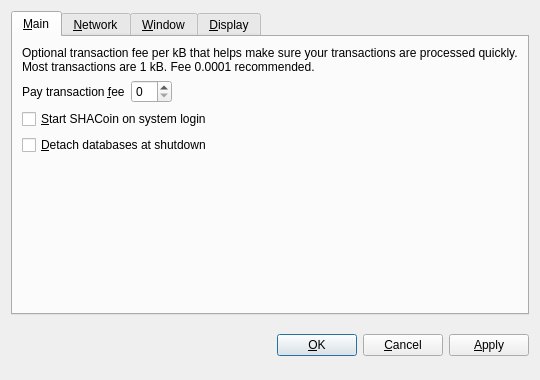
<?xml version="1.0" encoding="UTF-8"?>
<ui version="4.0">
 <class>OptionsDialog</class>
 <widget class="QDialog" name="OptionsDialog">
  <property name="geometry">
   <rect>
    <x>0</x>
    <y>0</y>
    <width>540</width>
    <height>380</height>
   </rect>
  </property>
  <property name="windowTitle">
   <string>Options</string>
  </property>
  <property name="modal">
   <bool>true</bool>
  </property>
  <layout class="QVBoxLayout" name="verticalLayout">
   <item>
    <widget class="QTabWidget" name="tabWidget">
     <property name="tabPosition">
      <enum>QTabWidget::North</enum>
     </property>
     <property name="currentIndex">
      <number>0</number>
     </property>
     <widget class="QWidget" name="tabMain">
      <attribute name="title">
       <string>&amp;Main</string>
      </attribute>
      <layout class="QVBoxLayout" name="verticalLayout_Main">
       <item>
        <widget class="QLabel" name="transactionFeeInfoLabel">
         <property name="text">
          <string>Optional transaction fee per kB that helps make sure your transactions are processed quickly. Most transactions are 1 kB. Fee 0.0001 recommended.</string>
         </property>
         <property name="textFormat">
          <enum>Qt::PlainText</enum>
         </property>
         <property name="wordWrap">
          <bool>true</bool>
         </property>
        </widget>
       </item>
       <item>
        <layout class="QHBoxLayout" name="horizontalLayout_Main">
         <item>
          <widget class="QLabel" name="transactionFeeLabel">
           <property name="text">
            <string>Pay transaction &amp;fee</string>
           </property>
           <property name="textFormat">
            <enum>Qt::PlainText</enum>
           </property>
           <property name="buddy">
            <cstring>transactionFee</cstring>
           </property>
          </widget>
         </item>
         <item>
          <widget class="SHACoinAmountField" name="transactionFee"/>
         </item>
         <item>
          <spacer name="horizontalSpacer_Main">
           <property name="orientation">
            <enum>Qt::Horizontal</enum>
           </property>
           <property name="sizeHint" stdset="0">
            <size>
             <width>40</width>
             <height>20</height>
            </size>
           </property>
          </spacer>
         </item>
        </layout>
       </item>
       <item>
        <widget class="QCheckBox" name="SHACoinAtStartup">
         <property name="toolTip">
          <string>Automatically start SHACoin after logging in to the system.</string>
         </property>
         <property name="text">
          <string>&amp;Start SHACoin on system login</string>
         </property>
        </widget>
       </item>
       <item>
        <widget class="QCheckBox" name="detachDatabases">
         <property name="toolTip">
          <string>Detach block and address databases at shutdown. This means they can be moved to another data directory, but it slows down shutdown. The wallet is always detached.</string>
         </property>
         <property name="text">
          <string>&amp;Detach databases at shutdown</string>
         </property>
        </widget>
       </item>
       <item>
        <spacer name="verticalSpacer_Main">
         <property name="orientation">
          <enum>Qt::Vertical</enum>
         </property>
         <property name="sizeHint" stdset="0">
          <size>
           <width>20</width>
           <height>40</height>
          </size>
         </property>
        </spacer>
       </item>
      </layout>
     </widget>
     <widget class="QWidget" name="tabNetwork">
      <attribute name="title">
       <string>&amp;Network</string>
      </attribute>
      <layout class="QVBoxLayout" name="verticalLayout_Network">
       <item>
        <widget class="QCheckBox" name="mapPortUpnp">
         <property name="toolTip">
          <string>Automatically open the SHACoin client port on the router. This only works when your router supports UPnP and it is enabled.</string>
         </property>
         <property name="text">
          <string>Map port using &amp;UPnP</string>
         </property>
        </widget>
       </item>
       <item>
        <widget class="QCheckBox" name="connectSocks">
         <property name="toolTip">
          <string>Connect to the SHACoin network through a SOCKS proxy (e.g. when connecting through Tor).</string>
         </property>
         <property name="text">
          <string>&amp;Connect through SOCKS proxy:</string>
         </property>
        </widget>
       </item>
       <item>
        <layout class="QHBoxLayout" name="horizontalLayout_Network">
         <item>
          <widget class="QLabel" name="proxyIpLabel">
           <property name="text">
            <string>Proxy &amp;IP:</string>
           </property>
           <property name="textFormat">
            <enum>Qt::PlainText</enum>
           </property>
           <property name="buddy">
            <cstring>proxyIp</cstring>
           </property>
          </widget>
         </item>
         <item>
          <widget class="QValidatedLineEdit" name="proxyIp" native="true">
           <property name="maximumSize">
            <size>
             <width>140</width>
             <height>16777215</height>
            </size>
           </property>
           <property name="toolTip">
            <string>IP address of the proxy (e.g. 127.0.0.1)</string>
           </property>
          </widget>
         </item>
         <item>
          <widget class="QLabel" name="proxyPortLabel">
           <property name="text">
            <string>&amp;Port:</string>
           </property>
           <property name="textFormat">
            <enum>Qt::PlainText</enum>
           </property>
           <property name="buddy">
            <cstring>proxyPort</cstring>
           </property>
          </widget>
         </item>
         <item>
          <widget class="QLineEdit" name="proxyPort">
           <property name="maximumSize">
            <size>
             <width>55</width>
             <height>16777215</height>
            </size>
           </property>
           <property name="toolTip">
            <string>Port of the proxy (e.g. 9050)</string>
           </property>
          </widget>
         </item>
         <item>
          <widget class="QLabel" name="socksVersionLabel">
           <property name="text">
            <string>SOCKS &amp;Version:</string>
           </property>
           <property name="textFormat">
            <enum>Qt::PlainText</enum>
           </property>
           <property name="buddy">
            <cstring>socksVersion</cstring>
           </property>
          </widget>
         </item>
         <item>
          <widget class="QValueComboBox" name="socksVersion">
           <property name="toolTip">
            <string>SOCKS version of the proxy (e.g. 5)</string>
           </property>
          </widget>
         </item>
         <item>
          <spacer name="horizontalSpacer_Network">
           <property name="orientation">
            <enum>Qt::Horizontal</enum>
           </property>
           <property name="sizeHint" stdset="0">
            <size>
             <width>40</width>
             <height>20</height>
            </size>
           </property>
          </spacer>
         </item>
        </layout>
       </item>
       <item>
        <spacer name="verticalSpacer_Network">
         <property name="orientation">
          <enum>Qt::Vertical</enum>
         </property>
         <property name="sizeHint" stdset="0">
          <size>
           <width>20</width>
           <height>40</height>
          </size>
         </property>
        </spacer>
       </item>
      </layout>
     </widget>
     <widget class="QWidget" name="tabWindow">
      <attribute name="title">
       <string>&amp;Window</string>
      </attribute>
      <layout class="QVBoxLayout" name="verticalLayout_Window">
       <item>
        <widget class="QCheckBox" name="minimizeToTray">
         <property name="toolTip">
          <string>Show only a tray icon after minimizing the window.</string>
         </property>
         <property name="text">
          <string>&amp;Minimize to the tray instead of the taskbar</string>
         </property>
        </widget>
       </item>
       <item>
        <widget class="QCheckBox" name="minimizeOnClose">
         <property name="toolTip">
          <string>Minimize instead of exit the application when the window is closed. When this option is enabled, the application will be closed only after selecting Quit in the menu.</string>
         </property>
         <property name="text">
          <string>M&amp;inimize on close</string>
         </property>
        </widget>
       </item>
       <item>
        <spacer name="verticalSpacer_Window">
         <property name="orientation">
          <enum>Qt::Vertical</enum>
         </property>
         <property name="sizeHint" stdset="0">
          <size>
           <width>20</width>
           <height>40</height>
          </size>
         </property>
        </spacer>
       </item>
      </layout>
     </widget>
     <widget class="QWidget" name="tabDisplay">
      <attribute name="title">
       <string>&amp;Display</string>
      </attribute>
      <layout class="QVBoxLayout" name="verticalLayout_Display">
       <item>
        <layout class="QHBoxLayout" name="horizontalLayout_1_Display">
         <item>
          <widget class="QLabel" name="langLabel">
           <property name="text">
            <string>User Interface &amp;language:</string>
           </property>
           <property name="textFormat">
            <enum>Qt::PlainText</enum>
           </property>
           <property name="buddy">
            <cstring>lang</cstring>
           </property>
          </widget>
         </item>
         <item>
          <widget class="QValueComboBox" name="lang">
           <property name="toolTip">
            <string>The user interface language can be set here. This setting will take effect after restarting SHACoin.</string>
           </property>
          </widget>
         </item>
        </layout>
       </item>
       <item>
        <layout class="QHBoxLayout" name="horizontalLayout_2_Display">
         <item>
          <widget class="QLabel" name="unitLabel">
           <property name="text">
            <string>&amp;Unit to show amounts in:</string>
           </property>
           <property name="textFormat">
            <enum>Qt::PlainText</enum>
           </property>
           <property name="buddy">
            <cstring>unit</cstring>
           </property>
          </widget>
         </item>
         <item>
          <widget class="QValueComboBox" name="unit">
           <property name="toolTip">
            <string>Choose the default subdivision unit to show in the interface and when sending coins.</string>
           </property>
          </widget>
         </item>
        </layout>
       </item>
       <item>
        <widget class="QCheckBox" name="displayAddresses">
         <property name="toolTip">
          <string>Whether to show SHACoin addresses in the transaction list or not.</string>
         </property>
         <property name="text">
          <string>&amp;Display addresses in transaction list</string>
         </property>
        </widget>
       </item>
       <item>
        <spacer name="verticalSpacer_Display">
         <property name="orientation">
          <enum>Qt::Vertical</enum>
         </property>
         <property name="sizeHint" stdset="0">
          <size>
           <width>20</width>
           <height>40</height>
          </size>
         </property>
        </spacer>
       </item>
      </layout>
     </widget>
    </widget>
   </item>
   <item>
    <layout class="QHBoxLayout" name="horizontalLayout_Buttons">
     <item>
      <spacer name="horizontalSpacer_1">
       <property name="orientation">
        <enum>Qt::Horizontal</enum>
       </property>
       <property name="sizeHint" stdset="0">
        <size>
         <width>40</width>
         <height>48</height>
        </size>
       </property>
      </spacer>
     </item>
     <item>
      <widget class="QLabel" name="statusLabel">
       <property name="font">
        <font>
         <weight>75</weight>
         <bold>true</bold>
        </font>
       </property>
       <property name="text">
        <string/>
       </property>
       <property name="textFormat">
        <enum>Qt::PlainText</enum>
       </property>
       <property name="wordWrap">
        <bool>true</bool>
       </property>
      </widget>
     </item>
     <item>
      <spacer name="horizontalSpacer_2">
       <property name="orientation">
        <enum>Qt::Horizontal</enum>
       </property>
       <property name="sizeHint" stdset="0">
        <size>
         <width>40</width>
         <height>48</height>
        </size>
       </property>
      </spacer>
     </item>
     <item>
      <widget class="QPushButton" name="okButton">
       <property name="text">
        <string>&amp;OK</string>
       </property>
      </widget>
     </item>
     <item>
      <widget class="QPushButton" name="cancelButton">
       <property name="text">
        <string>&amp;Cancel</string>
       </property>
       <property name="autoDefault">
        <bool>false</bool>
       </property>
      </widget>
     </item>
     <item>
      <widget class="QPushButton" name="applyButton">
       <property name="text">
        <string>&amp;Apply</string>
       </property>
       <property name="autoDefault">
        <bool>false</bool>
       </property>
      </widget>
     </item>
    </layout>
   </item>
  </layout>
 </widget>
 <customwidgets>
  <customwidget>
   <class>QValidatedLineEdit</class>
   <extends>QWidget</extends>
   <header>qvalidatedlineedit.h</header>
  </customwidget>
  <customwidget>
   <class>SHACoinAmountField</class>
   <extends>QSpinBox</extends>
   <header>SHACoinamountfield.h</header>
  </customwidget>
  <customwidget>
   <class>QValueComboBox</class>
   <extends>QComboBox</extends>
   <header>qvaluecombobox.h</header>
  </customwidget>
 </customwidgets>
 <resources/>
 <connections/>
</ui>
